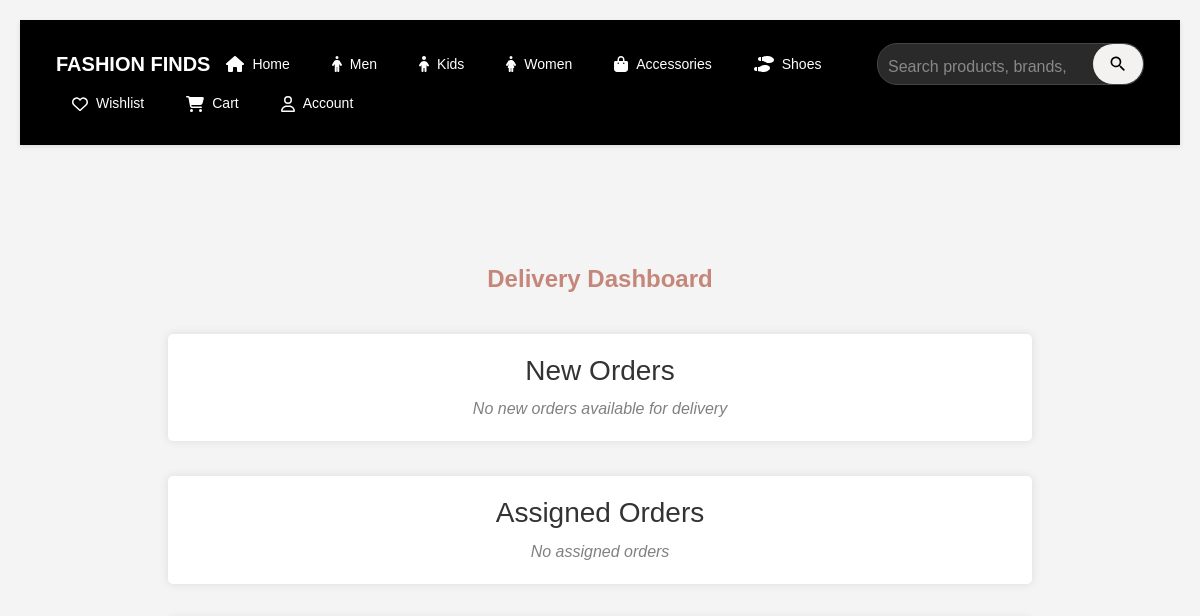
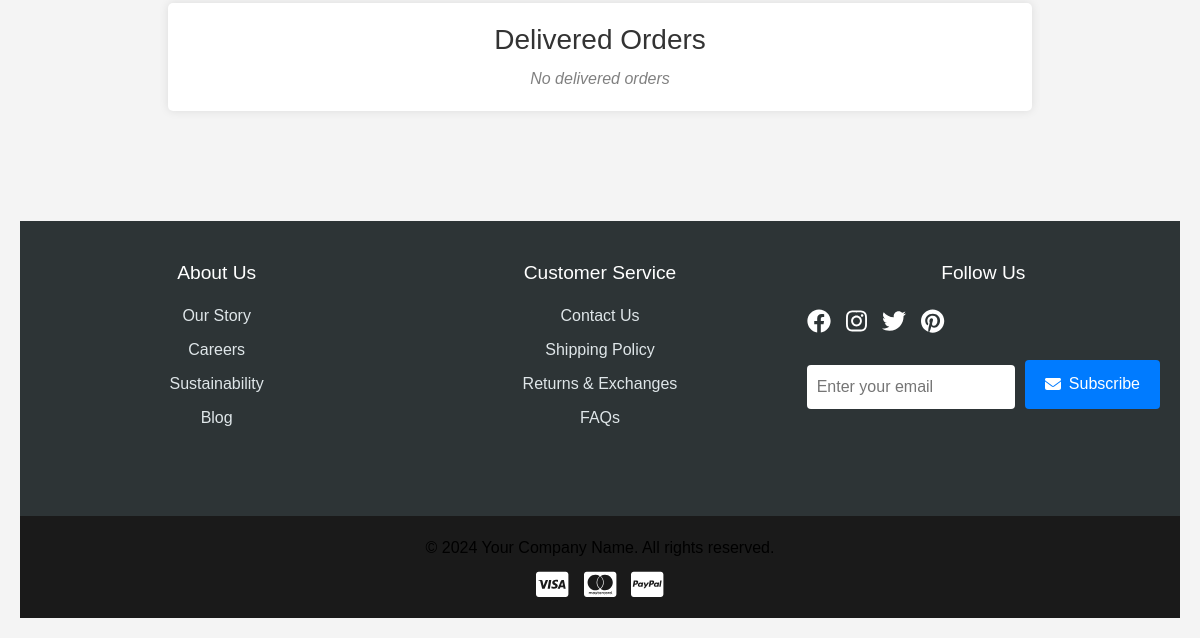
Before: /delivery/dashboard (signed in) with the older database file (2 pictures, top to bottom).
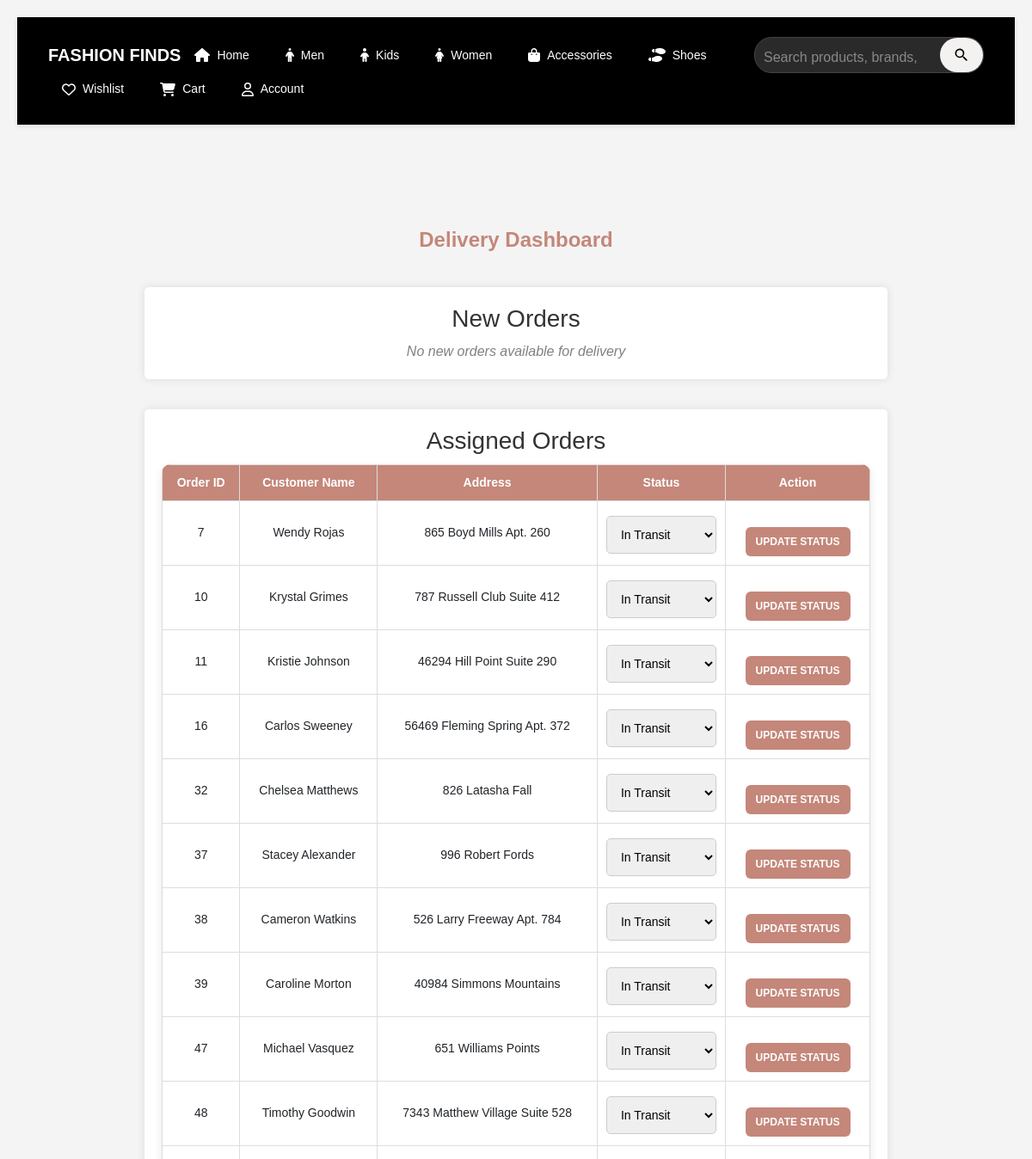
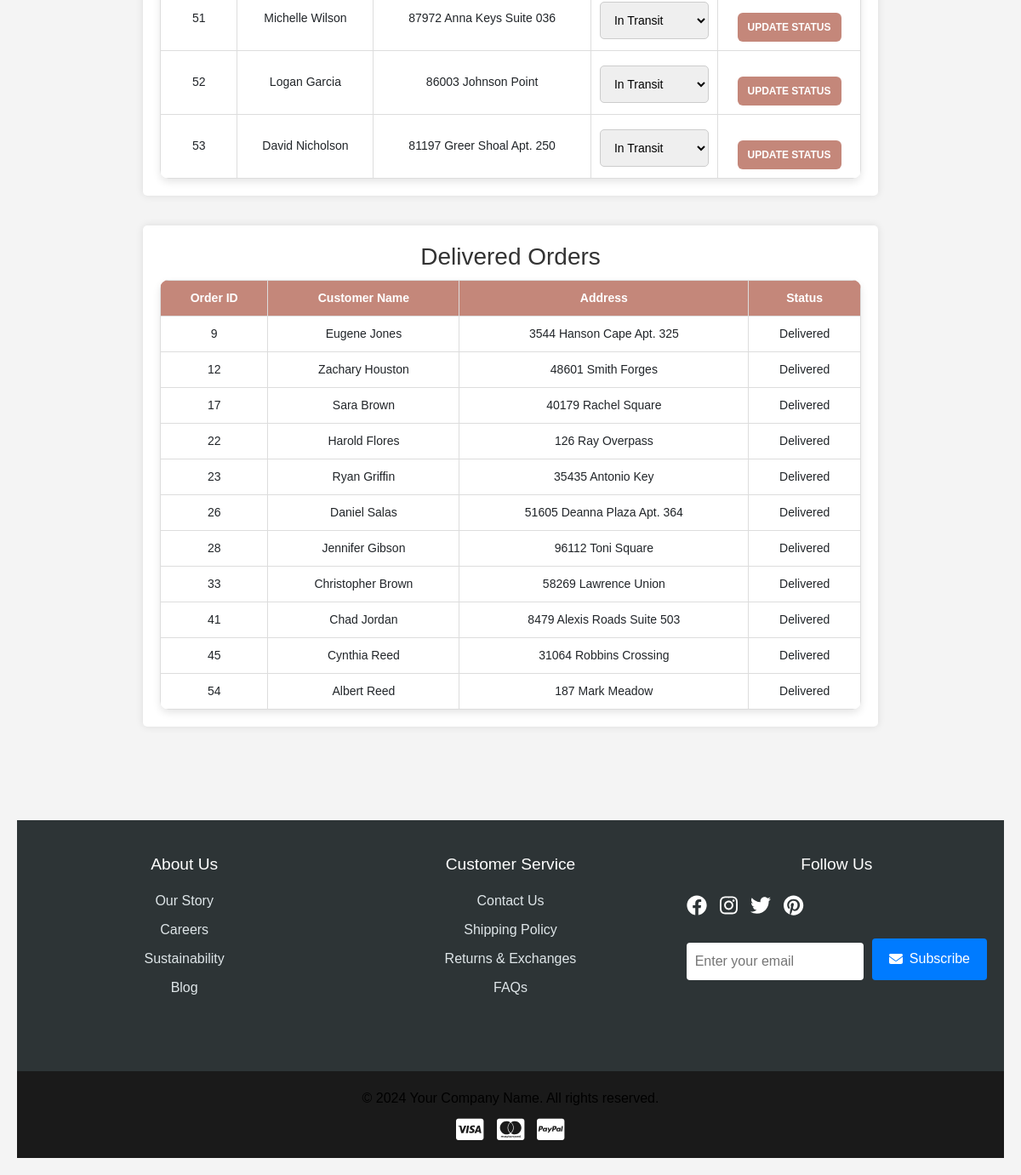
After: the same page with the newer database file (2 pictures, top to bottom).
### app/models.py (models this page shows, shortened)
class Order(db.Model):
    __tablename__ = 'orders'
    id = db.Column(db.Integer, primary_key=True)
    user_id = db.Column(db.Integer, db.ForeignKey('users.id'), nullable=False)
    total_price = db.Column(db.Float, nullable=False)
    status = db.Column(db.String(50), nullable=False, default="Pending")  # ('Pending', 'Shipped', 'Delivered', 'Cancelled')
    order_date = db.Column(db.DateTime, nullable=False, default=lambda: datetime.now(timezone.utc))
    delivery_date = db.Column(db.DateTime, nullable=True)
    order_items = db.relationship('OrderItem', backref='order', lazy=True, cascade="all, delete-orphan")
    delivery_person_id = db.Column(db.Integer, db.ForeignKey('users.id'), nullable=True)
    customer_name = db.Column(db.String(100), nullable=False)
    address_line_1 = db.Column(db.String(100), nullable=False)
    state = db.Column(db.String(100), nullable=False)
    city = db.Column(db.String(100), nullable=False)
    pincode = db.Column(db.String(20), nullable=False)
    mail = db.Column(db.String(50), nullable=False)

### app/delivery.py (the view)
@delivery_bp.route('/dashboard')
@login_required
def dashboard():
    person = current_user
    if not person:
        return "User not found", 404  # Handle non-existent users
    available_orders = Order.query.filter_by(city=person.city, delivery_person_id=None).all()
    delivered_orders = Order.query.filter_by(status="Delivered", delivery_person_id=person.id).all()
    assigned_orders = Order.query.filter(Order.delivery_person_id == person.id, Order.status != "Delivered").all()
    return render_template('delivery_dashboard.html', person=person, new_orders=available_orders, assigned_orders=assigned_orders, delivered=delivered_orders)

### app/templates/delivery_dashboard.html (shortened to what this page needs)
{% extends "base.html" %}
{% block content %}
<link rel="stylesheet" href="{{ url_for('static', filename='css/delivery.css') }}">
    <h2 class="title" style="color: #C4877A; font-size: 30 px; font-weight: bold;">Delivery Dashboard</h2>
    <div class="container">
        <div class="section">
            <h3>New Orders</h3>
            {% if new_orders %}
                <table>
                    <tr>
                        <th>Order ID</th>
                        <th>Customer Name</th>
                        <th>address_line_1</th>
                        <th>Action</th>
                    </tr>
                    {% for order in new_orders %}
                    <tr>
                        <td>{{ order.id }}</td>
                        <td>{{ order.customer_name }}</td>
                        <td>{{ order.address_line_1 }}</td>
                        <td>
                            <a href="{{ url_for('delivery.assign_delivery', order_id=order.id) }}">
                                <button class="btn btn-update-status" type="button">Assign Me</button>
                            </a>
                        </td>
                    </tr>
                    {% endfor %}
                </table>
            {% else %}
                <p class="empty">No new orders available for delivery</p>
            {% endif %}
        </div>
        <div class="section">
            <h3>Assigned Orders</h3>
            {% if assigned_orders %}
                <table>
                    <tr>
                        <th>Order ID</th>
                        <th>Customer Name</th>
                        <th>Address</th>
                        <th>Status</th>
                        <th>Action</th>
                    </tr>
                    {% for order in assigned_orders %}
                    <tr>
                        <td>{{ order.id }}</td>
                        <td>{{ order.customer_name }}</td>
                        <td>{{ order.address_line_1 }}</td>
                        <td>
                            <select class="statusSelect" data-order-id="{{ order.id }}">
                                <option value="In Transit" {% if order.delivery_status == "In Transit" %}selected{% endif %}>In Transit</option>
                            </select>
                        </td>
                        <td>
                            <a href="{{ url_for('delivery.update_status', order_id=order.id, status=order.delivery_status) }}" id="updateStatusLink-{{ order.id }}">
                                <button class="btn btn-update-status">Update Status</button>
                            </a>
                        </td>
                    </tr>
                    {% endfor %}
                </table>
            {% else %}
                <p class="empty">No assigned orders</p>
            {% endif %}
        </div>
        <div class="section">
            <h3>Delivered Orders</h3>
            {% if delivered %}
                <table>
                    <tr>
                        <th>Order ID</th>
                        <th>Customer Name</th>
                        <th>Address</th>
                        <th>Status</th>
                    </tr>
                    {% for order in delivered %}
                    <tr>
                        <td>{{ order.id }}</td>
                        <td>{{ order.customer_name }}</td>
                        <td>{{ order.address_line_1 }}</td>
                        <td>{{ order.status }}</td>
                    </tr>
                    {% endfor %}
                </table>
            {% else %}
                <p class="empty">No delivered orders</p>
            {% endif %}
        </div>
    </div>
{% endblock %}

### app/templates/base.html (shortened to what this page needs)
<!DOCTYPE html>
<html lang="en">
<head>
    <link rel="stylesheet" href="https://cdn.jsdelivr.net/npm/bootstrap@4.5.3/dist/css/bootstrap.min.css">
    <link rel="stylesheet" href="{{url_for('static',filename='css/style.css')}}">
</head>
<body>
    {% include 'navbar.html' %}
    <main>
        {% block content %}{% endblock %}
    </main>
    {% include 'footer.html' %}
</body>
</html>

### app/templates/navbar.html (shortened to what this page needs)
<!DOCTYPE html>
<html lang="en">
<head>
    <link rel="stylesheet" href="https://cdnjs.cloudflare.com/ajax/libs/font-awesome/6.4.0/css/all.min.css">
    <link rel="stylesheet" href="{{url_for('static',filename='css/style.css')}}">
</head>
    <div class="nav-container">
        <nav class="navbar">
            <div class="logo">FASHION FINDS</div>
            <div class="main-nav">
                <a href="/" class="nav-item active">
                    <i class="fas fa-home"></i>
                    <span>Home</span>
                </a>
                <a href="{{ url_for('views.products_by_category', category_name='Men') }}" class="nav-item">
                    <i class="fas fa-male"></i>
                    <span>Men</span>
                </a>
                <a href="{{ url_for('views.products_by_category', category_name='Kids') }}" class="nav-item">
                    <i class="fas fa-child"></i>
                    <span>Kids</span>
                </a>
                <a href="{{ url_for('views.products_by_category', category_name='Women') }}" class="nav-item">
                    <i class="fas fa-female"></i>
                    <span>Women</span>
                </a>
                <a href="{{ url_for('views.products_by_category', category_name='Accessories') }}" class="nav-item">
                    <i class="fas fa-bag-shopping"></i>
                    <span>Accessories</span>
                </a>
                <a href="{{ url_for('views.products_by_category', category_name='Shoes') }}" class="nav-item">
                    <i class="fas fa-shoe-prints"></i>
                    <span>Shoes</span>
                </a>
            </div>
                <div class="search-container">
                    <form action="{{ url_for('views.search') }}" method="GET" class="search-bar">
                        <input type="text"
                               name="query"
                               class="search-input"
                               placeholder="Search products, brands, and categories..."
                               required>
                        <button type="submit" class="search-button">
                        </button>
                    </form>
                </div>
            <div class="nav-actions">
                <a href="/wishlist" class="nav-item">
                    <i class="far fa-heart"></i>
                    <span>Wishlist</span>
                </a>
                <a href="/cart" class="nav-item">
                    <i class="fas fa-shopping-cart"></i>
                    <span>Cart</span>
                </a>
                <div class="dropdown">
                    <a href="{{url_for('auth.account')}}" class="nav-item">
                        <i class="far fa-user"></i>
                        <span>Account</span>
                    </a>
                </div>
            </div>
        </nav>
    </div>

### app/templates/footer.html (shortened to what this page needs)
    <footer class="site-footer">
        <div class="footer-container">
            <div class="footer-section">
                <h4>About Us</h4>
                <ul class="footer-links">
                    <li><a href="#">Our Story</a></li>
                    <li><a href="#">Careers</a></li>
                    <li><a href="#">Sustainability</a></li>
                    <li><a href="#">Blog</a></li>
                </ul>
            </div>
            <div class="footer-section">
                <h4>Customer Service</h4>
                <ul class="footer-links">
                    <li><a href="#">Contact Us</a></li>
                    <li><a href="#">Shipping Policy</a></li>
                    <li><a href="#">Returns & Exchanges</a></li>
                    <li><a href="/faqs">FAQs</a></li>
                </ul>
            </div>
            <div class="footer-section">
                <h4>Follow Us</h4>
                <div class="social-media">
                    <a href="#" class="social-link" aria-label="Facebook">
                        <i class="fab fa-facebook"></i>
                    </a>
                    <a href="#" class="social-link" aria-label="Instagram">
                        <i class="fab fa-instagram"></i>
                    </a>
                    <a href="#" class="social-link" aria-label="Twitter">
                        <i class="fab fa-twitter"></i>
                    </a>
                    <a href="#" class="social-link" aria-label="Pinterest">
                        <i class="fab fa-pinterest"></i>
                    </a>
                </div>
                <div class="newsletter">
                    <form class="newsletter-form" onsubmit="handleSubscribe(event)">
                        <input type="email" class="newsletter-input"
                               placeholder="Enter your email" required>
                        <button type="submit" class="subscribe-btn">
                            <i class="fas fa-envelope"></i>
                            Subscribe
                        </button>
                    </form>
                </div>
            </div>
        </div>
        <div class="footer-bottom">
            <p>&copy; 2024 Your Company Name. All rights reserved.</p>
            <div class="payment-icons">
                <i class="fab fa-cc-visa"></i>
                <i class="fab fa-cc-mastercard"></i>
                <i class="fab fa-cc-paypal"></i>
            </div>
        </div>
    </footer>

### app/static/css/style.css (style rules this page uses)
* { margin: 0; padding: 0; box-sizing: border-box; font-family: Arial, sans-serif; }
.nav-container { background: #000000; padding: 15px 20px; box-shadow: 0 2px 5px rgba(0,0,0,0.1); }
.navbar { display: flex; justify-content: space-between; align-items: center; max-width: 1600px; margin: 0 auto; gap: 0px; }
.logo { color: white; font-size: 20px; font-weight: bold; min-width: 120px; }
.main-nav { display: flex; gap: 10px; align-items: center; flex: 1; }
.nav-item { position: relative; display: flex; align-items: center; gap: 8px; color: white; cursor: pointer; padding: 8px 12px; border-radius: 4px; transition: all 0.3s; text-decoration: none; padding: 0.5rem 1rem; }
.nav-item span { font-size: 14px; }
.search-bar { display: flex; align-items: center; background-color: #2a2a2a; border-radius: 20px; border: 1px solid #444; transition: all 0.3s ease; }
.search-input { border: none; background: transparent; padding: 5px 10px; color: white; font-size: 16px; width: 200px; }
.search-input::placeholder { color: #888; }
.search-button { background: #f4f1f1; border: none; padding: 10px 15px; border-radius: 25px; cursor: pointer; transition: all 0.3s ease; display: flex; align-items: center; }
.search-icon { width: 20px; height: 20px; fill: #000; }
.nav-actions { display: flex; gap: 10px; align-items: center; flex-shrink: 0; }
.dropdown { position: relative; }
.container { display: flex; flex-wrap: wrap; gap: 20px; justify-content: center; padding: 20px; max-width: 1400px; margin: 0 auto; }
.container { display: flex; flex-wrap: wrap; justify-content: center; gap: 15px; width: 100%; max-width: 1200px; }
main { flex: 1; padding: 20px; }
.site-footer { background: #2d3436; color: white; padding: 40px 0 0; margin-top: auto; }
.footer-container { max-width: 1200px; margin: 0 auto; padding: 0 20px; display: grid; grid-template-columns: repeat(auto-fit, minmax(250px, 1fr)); gap: 30px; }
.footer-section { margin-bottom: 30px; }
.footer-section h4 { color: #fff; margin-bottom: 20px; font-size: 1.2rem; }
.footer-links { list-style: none; }
.footer-links li { margin-bottom: 10px; }
.footer-links a { color: #dfe6e9; text-decoration: none; transition: color 0.3s; }
.social-media { display: flex; gap: 15px; margin-bottom: 20px; }
.social-link { color: white; font-size: 1.5rem; transition: transform 0.3s, color 0.3s; }
.newsletter-form { display: flex; gap: 10px; flex-wrap: wrap; }
.newsletter-input { padding: 10px; border: none; border-radius: 4px; flex: 1; min-width: 200px; }
.subscribe-btn { padding: 10px 20px; background: #007bff; color: white; border: none; border-radius: 4px; cursor: pointer; transition: background 0.3s; display: flex; align-items: center; gap: 8px; }
.footer-bottom { background: #1a1a1a; padding: 20px; margin-top: 40px; text-align: center; }
.footer-bottom p { margin-bottom: 10px; }
.payment-icons { display: flex; justify-content: center; gap: 15px; font-size: 1.8rem; }
body { font-family: Arial, sans-serif; margin: 0; padding: 0; }
p { font-size: 16px; color: black; margin: 0; }
a { text-decoration: none; }
form { display: grid; gap: 15px; }
html, body { height: 100%; margin: 0; overflow-x: hidden; }
input, textarea, select { margin-top: 5px; padding: 12px; border-radius: 5px; border: 1px solid #ccc; font-size: 1em; width: 100%; }
button { background-color: #262626; color: #f5f5f5; cursor: pointer; border: none; padding: 12px; border-radius: 5px; font-size: 1em; transition: background-color 0.3s; }
a { color: black; text-decoration: none; }
.btn { display: inline-block; padding: 12px; margin-top: 20px; background-color: #262626; color: #f5f5f5; border: none; border-radius: 5px; cursor: pointer; text-decoration: none; transition: background-color 0.3s; }

Changed rows visible on the page:
added Order: id "7", customer_name "Wendy Rojas", address_line_1 "865 Boyd Mills Apt. 260", id "In Transit", shown under "Assigned Orders"
added Order: id "10", customer_name "Krystal Grimes", address_line_1 "787 Russell Club Suite 412", id "In Transit", shown under "Assigned Orders"
added Order: id "11", customer_name "Kristie Johnson", address_line_1 "46294 Hill Point Suite 290", id "In Transit", shown under "Assigned Orders"
added Order: id "16", customer_name "Carlos Sweeney", address_line_1 "56469 Fleming Spring Apt. 372", id "In Transit", shown under "Assigned Orders"
added Order: id "32", customer_name "Chelsea Matthews", address_line_1 "826 Latasha Fall", id "In Transit", shown under "Assigned Orders"
added Order: id "37", customer_name "Stacey Alexander", address_line_1 "996 Robert Fords", id "In Transit", shown under "Assigned Orders"
added Order: id "38", customer_name "Cameron Watkins", address_line_1 "526 Larry Freeway Apt. 784", id "In Transit", shown under "Assigned Orders"
added Order: id "39", customer_name "Caroline Morton", address_line_1 "40984 Simmons Mountains", id "In Transit", shown under "Assigned Orders"
added Order: id "47", customer_name "Michael Vasquez", address_line_1 "651 Williams Points", id "In Transit", shown under "Assigned Orders"
added Order: id "48", customer_name "Timothy Goodwin", address_line_1 "7343 Matthew Village Suite 528", id "In Transit", shown under "Assigned Orders"
added Order: id "51", customer_name "Michelle Wilson", address_line_1 "87972 Anna Keys Suite 036", id "In Transit", shown under "Assigned Orders"
added Order: id "52", customer_name "Logan Garcia", address_line_1 "86003 Johnson Point", id "In Transit", shown under "Assigned Orders"
added Order: id "53", customer_name "David Nicholson", address_line_1 "81197 Greer Shoal Apt. 250", id "In Transit", shown under "Assigned Orders"
added Order: id "9", customer_name "Eugene Jones", address_line_1 "3544 Hanson Cape Apt. 325", status "Delivered", shown under "Delivered Orders"
added Order: id "12", customer_name "Zachary Houston", address_line_1 "48601 Smith Forges", status "Delivered", shown under "Delivered Orders"
added Order: id "17", customer_name "Sara Brown", address_line_1 "40179 Rachel Square", status "Delivered", shown under "Delivered Orders"
added Order: id "22", customer_name "Harold Flores", address_line_1 "126 Ray Overpass", status "Delivered", shown under "Delivered Orders"
added Order: id "23", customer_name "Ryan Griffin", address_line_1 "35435 Antonio Key", status "Delivered", shown under "Delivered Orders"
added Order: id "26", customer_name "Daniel Salas", address_line_1 "51605 Deanna Plaza Apt. 364", status "Delivered", shown under "Delivered Orders"
added Order: id "28", customer_name "Jennifer Gibson", address_line_1 "96112 Toni Square", status "Delivered", shown under "Delivered Orders"
added Order: id "33", customer_name "Christopher Brown", address_line_1 "58269 Lawrence Union", status "Delivered", shown under "Delivered Orders"
added Order: id "41", customer_name "Chad Jordan", address_line_1 "8479 Alexis Roads Suite 503", status "Delivered", shown under "Delivered Orders"
added Order: id "45", customer_name "Cynthia Reed", address_line_1 "31064 Robbins Crossing", status "Delivered", shown under "Delivered Orders"
added Order: id "54", customer_name "Albert Reed", address_line_1 "187 Mark Meadow", status "Delivered", shown under "Delivered Orders"
Other visible differences:
text no longer shown: "No assigned orders No delivered orders"
text now shown: "Order ID Customer Name Address Status Action Order ID Customer Name Address Status"
